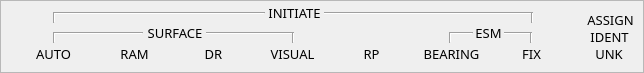
      <widget class="QFrame" name="frame">
       <property name="frameShape">
        <enum>QFrame::StyledPanel</enum>
       </property>
       <property name="frameShadow">
        <enum>QFrame::Raised</enum>
       </property>
       <widget class="QLabel" name="label">
        <property name="geometry">
         <rect>
          <x>269</x>
          <y>5</y>
          <width>51</width>
          <height>16</height>
         </rect>
        </property>
        <property name="font">
         <font>
          <family>Bahnschrift</family>
          <pointsize>10</pointsize>
         </font>
        </property>
        <property name="text">
         <string>INITIATE</string>
        </property>
        <property name="alignment">
         <set>Qt::AlignCenter</set>
        </property>
       </widget>
       <widget class="QLabel" name="label_2">
        <property name="geometry">
         <rect>
          <x>29</x>
          <y>46</y>
          <width>49</width>
          <height>16</height>
         </rect>
        </property>
        <property name="font">
         <font>
          <family>Bahnschrift</family>
          <pointsize>10</pointsize>
         </font>
        </property>
        <property name="text">
         <string>AUTO</string>
        </property>
        <property name="alignment">
         <set>Qt::AlignCenter</set>
        </property>
       </widget>
       <widget class="QLabel" name="label_3">
        <property name="geometry">
         <rect>
          <x>110</x>
          <y>46</y>
          <width>49</width>
          <height>16</height>
         </rect>
        </property>
        <property name="font">
         <font>
          <family>Bahnschrift</family>
          <pointsize>10</pointsize>
         </font>
        </property>
        <property name="text">
         <string>RAM</string>
        </property>
        <property name="alignment">
         <set>Qt::AlignCenter</set>
        </property>
       </widget>
       <widget class="QLabel" name="label_4">
        <property name="geometry">
         <rect>
          <x>189</x>
          <y>46</y>
          <width>49</width>
          <height>16</height>
         </rect>
        </property>
        <property name="font">
         <font>
          <family>Bahnschrift</family>
          <pointsize>10</pointsize>
         </font>
        </property>
        <property name="text">
         <string>DR</string>
        </property>
        <property name="alignment">
         <set>Qt::AlignCenter</set>
        </property>
       </widget>
       <widget class="QLabel" name="label_5">
        <property name="geometry">
         <rect>
          <x>268</x>
          <y>46</y>
          <width>49</width>
          <height>16</height>
         </rect>
        </property>
        <property name="font">
         <font>
          <family>Bahnschrift</family>
          <pointsize>10</pointsize>
         </font>
        </property>
        <property name="text">
         <string>VISUAL</string>
        </property>
        <property name="alignment">
         <set>Qt::AlignCenter</set>
        </property>
       </widget>
       <widget class="QLabel" name="label_6">
        <property name="geometry">
         <rect>
          <x>347</x>
          <y>46</y>
          <width>49</width>
          <height>16</height>
         </rect>
        </property>
        <property name="font">
         <font>
          <family>Bahnschrift</family>
          <pointsize>10</pointsize>
         </font>
        </property>
        <property name="text">
         <string>RP</string>
        </property>
        <property name="alignment">
         <set>Qt::AlignCenter</set>
        </property>
       </widget>
       <widget class="QLabel" name="label_7">
        <property name="geometry">
         <rect>
          <x>424</x>
          <y>46</y>
          <width>55</width>
          <height>16</height>
         </rect>
        </property>
        <property name="font">
         <font>
          <family>Bahnschrift</family>
          <pointsize>10</pointsize>
         </font>
        </property>
        <property name="text">
         <string>BEARING</string>
        </property>
        <property name="alignment">
         <set>Qt::AlignCenter</set>
        </property>
       </widget>
       <widget class="QLabel" name="label_8">
        <property name="geometry">
         <rect>
          <x>507</x>
          <y>46</y>
          <width>49</width>
          <height>16</height>
         </rect>
        </property>
        <property name="font">
         <font>
          <family>Bahnschrift</family>
          <pointsize>10</pointsize>
         </font>
        </property>
        <property name="text">
         <string>FIX</string>
        </property>
        <property name="alignment">
         <set>Qt::AlignCenter</set>
        </property>
       </widget>
       <widget class="QLabel" name="label_9">
        <property name="geometry">
         <rect>
          <x>586</x>
          <y>9</y>
          <width>49</width>
          <height>21</height>
         </rect>
        </property>
        <property name="font">
         <font>
          <family>Bahnschrift</family>
          <pointsize>10</pointsize>
         </font>
        </property>
        <property name="text">
         <string>ASSIGN</string>
        </property>
        <property name="alignment">
         <set>Qt::AlignCenter</set>
        </property>
       </widget>
       <widget class="Line" name="line">
        <property name="geometry">
         <rect>
          <x>53</x>
          <y>5</y>
          <width>212</width>
          <height>16</height>
         </rect>
        </property>
        <property name="orientation">
         <enum>Qt::Horizontal</enum>
        </property>
       </widget>
       <widget class="Line" name="line_2">
        <property name="geometry">
         <rect>
          <x>324</x>
          <y>5</y>
          <width>209</width>
          <height>16</height>
         </rect>
        </property>
        <property name="orientation">
         <enum>Qt::Horizontal</enum>
        </property>
       </widget>
       <widget class="QLabel" name="label_10">
        <property name="geometry">
         <rect>
          <x>148</x>
          <y>25</y>
          <width>54</width>
          <height>16</height>
         </rect>
        </property>
        <property name="font">
         <font>
          <family>Bahnschrift</family>
          <pointsize>10</pointsize>
         </font>
        </property>
        <property name="text">
         <string>SURFACE</string>
        </property>
        <property name="alignment">
         <set>Qt::AlignCenter</set>
        </property>
       </widget>
       <widget class="QLabel" name="label_11">
        <property name="geometry">
         <rect>
          <x>461</x>
          <y>25</y>
          <width>55</width>
          <height>16</height>
         </rect>
        </property>
        <property name="font">
         <font>
          <family>Bahnschrift</family>
          <pointsize>10</pointsize>
         </font>
        </property>
        <property name="text">
         <string>ESM</string>
        </property>
        <property name="alignment">
         <set>Qt::AlignCenter</set>
        </property>
       </widget>
       <widget class="Line" name="line_3">
        <property name="geometry">
         <rect>
          <x>450</x>
          <y>25</y>
          <width>23</width>
          <height>16</height>
         </rect>
        </property>
        <property name="orientation">
         <enum>Qt::Horizontal</enum>
        </property>
       </widget>
       <widget class="Line" name="line_4">
        <property name="geometry">
         <rect>
          <x>504</x>
          <y>25</y>
          <width>27</width>
          <height>16</height>
         </rect>
        </property>
        <property name="orientation">
         <enum>Qt::Horizontal</enum>
        </property>
       </widget>
       <widget class="Line" name="line_5">
        <property name="geometry">
         <rect>
          <x>206</x>
          <y>25</y>
          <width>87</width>
          <height>16</height>
         </rect>
        </property>
        <property name="orientation">
         <enum>Qt::Horizontal</enum>
        </property>
       </widget>
       <widget class="Line" name="line_6">
        <property name="geometry">
         <rect>
          <x>53</x>
          <y>25</y>
          <width>90</width>
          <height>16</height>
         </rect>
        </property>
        <property name="orientation">
         <enum>Qt::Horizontal</enum>
        </property>
       </widget>
       <widget class="Line" name="line_7">
        <property name="geometry">
         <rect>
          <x>291</x>
          <y>32</y>
          <width>5</width>
          <height>11</height>
         </rect>
        </property>
        <property name="orientation">
         <enum>Qt::Vertical</enum>
        </property>
       </widget>
       <widget class="Line" name="line_8">
        <property name="geometry">
         <rect>
          <x>52</x>
          <y>32</y>
          <width>5</width>
          <height>11</height>
         </rect>
        </property>
        <property name="orientation">
         <enum>Qt::Vertical</enum>
        </property>
       </widget>
       <widget class="Line" name="line_9">
        <property name="geometry">
         <rect>
          <x>52</x>
          <y>12</y>
          <width>5</width>
          <height>11</height>
         </rect>
        </property>
        <property name="orientation">
         <enum>Qt::Vertical</enum>
        </property>
       </widget>
       <widget class="Line" name="line_10">
        <property name="geometry">
         <rect>
          <x>530</x>
          <y>12</y>
          <width>5</width>
          <height>11</height>
         </rect>
        </property>
        <property name="orientation">
         <enum>Qt::Vertical</enum>
        </property>
       </widget>
       <widget class="Line" name="line_11">
        <property name="geometry">
         <rect>
          <x>529</x>
          <y>32</y>
          <width>5</width>
          <height>11</height>
         </rect>
        </property>
        <property name="orientation">
         <enum>Qt::Vertical</enum>
        </property>
       </widget>
       <widget class="Line" name="line_12">
        <property name="geometry">
         <rect>
          <x>448</x>
          <y>32</y>
          <width>5</width>
          <height>11</height>
         </rect>
        </property>
        <property name="orientation">
         <enum>Qt::Vertical</enum>
        </property>
       </widget>
       <widget class="QLabel" name="label_31">
        <property name="geometry">
         <rect>
          <x>585</x>
          <y>26</y>
          <width>49</width>
          <height>21</height>
         </rect>
        </property>
        <property name="font">
         <font>
          <family>Bahnschrift</family>
          <pointsize>10</pointsize>
         </font>
        </property>
        <property name="text">
         <string>IDENT</string>
        </property>
        <property name="alignment">
         <set>Qt::AlignCenter</set>
        </property>
       </widget>
       <widget class="QLabel" name="label_32">
        <property name="geometry">
         <rect>
          <x>586</x>
          <y>43</y>
          <width>46</width>
          <height>21</height>
         </rect>
        </property>
        <property name="font">
         <font>
          <family>Bahnschrift</family>
          <pointsize>10</pointsize>
         </font>
        </property>
        <property name="text">
         <string>UNK</string>
        </property>
        <property name="alignment">
         <set>Qt::AlignCenter</set>
        </property>
       </widget>
      </widget>
